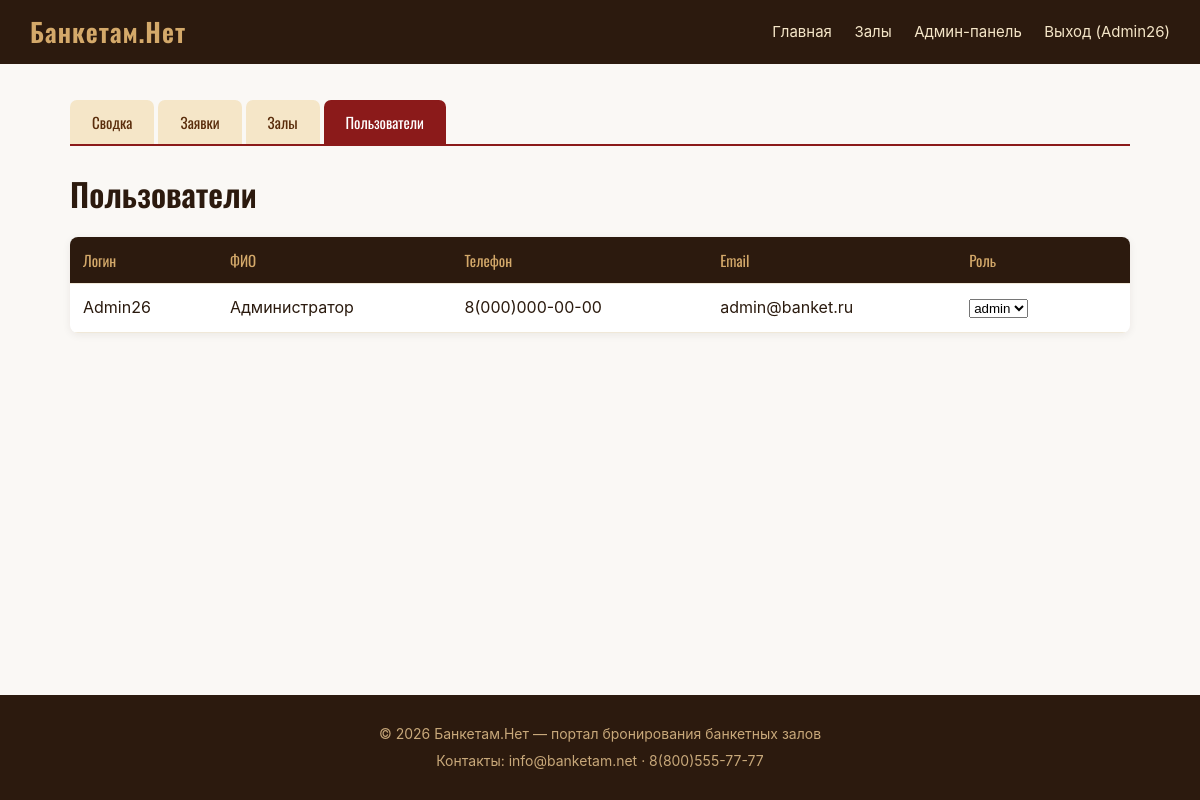
/admin_users.php (signed in), run on the app's committed database.
### tables this page shows
CREATE TABLE users (
  id INT AUTO_INCREMENT PRIMARY KEY,
  login VARCHAR(50) UNIQUE NOT NULL,
  password_hash VARCHAR(255) NOT NULL,
  name VARCHAR(100) NOT NULL,
  phone VARCHAR(20) NOT NULL,
  email VARCHAR(100) NOT NULL,
  role VARCHAR(10) NOT NULL DEFAULT 'user'
);

### db.php (called while the page is built, shortened)
<?php
function user() {
  return $_SESSION['user'] ?? null;
}
function admin() {
  return user() && user()['role'] === 'admin';
}

### admin_users.php (the view, shortened to what this page needs)
<?php
require 'db.php';
$users = $pdo->query('SELECT id, login, name, phone, email, role FROM users ORDER BY id')->fetchAll();
?>
<!DOCTYPE html>
<html lang="ru">
<head>
  <link rel="stylesheet" href="style.css">
</head>
<body>
<?php include 'header.php'; ?>
<main class="container">
  <?php include 'admin_tabs.php'; ?>
  <h1>Пользователи</h1>
  <table class="tbl">
    <tr><th>Логин</th><th>ФИО</th><th>Телефон</th><th>Email</th><th>Роль</th><th></th></tr>
    <?php foreach ($users as $u): ?>
      <tr>
        <td><?= htmlspecialchars($u['login']) ?></td>
        <td><?= htmlspecialchars($u['name']) ?></td>
        <td><?= htmlspecialchars($u['phone']) ?></td>
        <td><?= htmlspecialchars($u['email']) ?></td>
        <td>
          <form method="post">
            <select name="role" onchange="this.form.submit()">
              <option value="admin" <?= $u['role'] === 'admin' ? 'selected' : '' ?>>admin</option>
            </select>
          </form>
        </td>
        <td>
        </td>
      </tr>
    <?php endforeach; ?>
  </table>
</main>
<?php include 'footer.php'; ?>
</body>
</html>

### header.php (shortened to what this page needs)
<header class="nav">
  <a href="index.php" class="logo">Банкетам.Нет</a>
  <nav>
    <a href="index.php">Главная</a>
    <a href="catalog.php">Залы</a>
    <?php if (admin()): ?>
      <a href="admin.php">Админ-панель</a>
      <a href="logout.php">Выход (<?= htmlspecialchars(user()['login']) ?>)</a>
    <?php elseif (user()): ?>
      <a href="apply.php">Забронировать</a>
      <a href="orders.php">Мои заявки</a>
      <a href="logout.php">Выход (<?= htmlspecialchars(user()['login']) ?>)</a>
    <?php else: ?>
      <a href="login.php">Вход</a>
      <a href="register.php">Регистрация</a>
    <?php endif; ?>
  </nav>
</header>

### style.css (style rules this page uses)
* { box-sizing: border-box; margin: 0; padding: 0; }
html, body { height: 100%; }
body { font-family: 'Inter', Arial, sans-serif; background: #faf8f5; color: #2a1a0e; line-height: 1.6; display: flex; flex-direction: column; min-height: 100vh; }
main { flex: 1; }
a { color: #8b1a1a; transition: color .15s; }
.nav { display: flex; justify-content: space-between; align-items: center; padding: 0 30px; background: #2c1a0e; color: #f5e6c8; min-height: 64px; gap: 20px; }
.nav a { color: #f5e6c8; text-decoration: none; margin-left: 18px; font-size: 15px; transition: color .15s; }
.nav .logo { font-family: 'Oswald', sans-serif; font-size: 26px; font-weight: 600; margin: 0; letter-spacing: 1px; color: #d4a96a; flex-shrink: 0; }
.container { max-width: 1100px; margin: 36px auto; padding: 0 20px; width: 100%; }
h1 { font-family: 'Oswald', sans-serif; font-size: 32px; margin-bottom: 18px; color: #2c1a0e; }
.tbl { width: 100%; border-collapse: collapse; background: #fff; border-radius: 8px; overflow: hidden; box-shadow: 0 2px 8px rgba(44,26,14,.07); }
.tbl th, .tbl td { padding: 11px 13px; border-bottom: 1px solid #f0e8d8; text-align: left; vertical-align: middle; }
.tbl th { background: #2c1a0e; color: #d4a96a; font-family: 'Oswald', sans-serif; font-weight: 400; font-size: 15px; }

### data on the page
users: login "Admin26", name "Администратор", phone "8(000)000-00-00", email "admin@banket.ru", role "admin"
